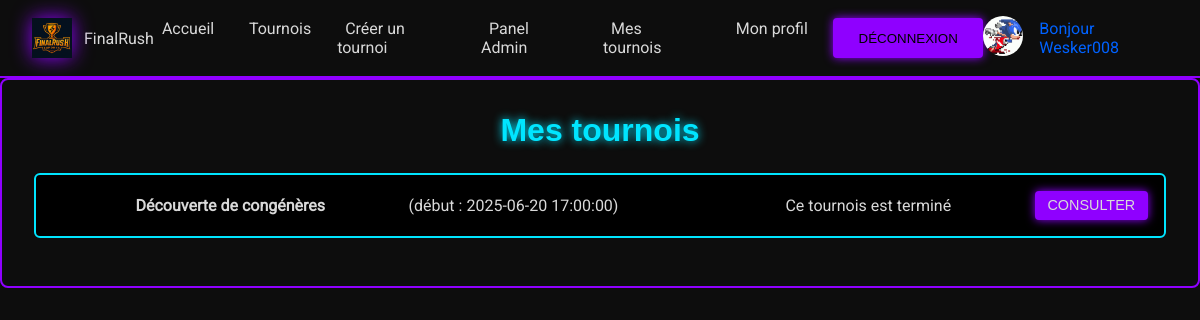
Page /myTournament.php (signed in) on the committed database.
### tables this page shows
CREATE TABLE `users` (
  `id` int NOT NULL,
  `username` varchar(255) NOT NULL,
  `password` varchar(255) NOT NULL,
  `role` varchar(255) NOT NULL,
  `color` varchar(255) NOT NULL DEFAULT ' #FFFFFF ',
  `avatar` varchar(255) NOT NULL DEFAULT 'default-avatar.jpg'
);

CREATE TABLE `tournaments` (
  `id` int NOT NULL,
  `name` varchar(255) NOT NULL,
  `description` varchar(255) NOT NULL,
  `start_date` datetime NOT NULL,
  `created_at` datetime NOT NULL,
  `is_closed` tinyint(1) NOT NULL DEFAULT '0',
  `max_players` int NOT NULL DEFAULT '8',
  `game_id` int
);

### myTournament.php (the view, shortened to what this page needs)
<?php
include("essentiel.php");
include("nav.php");
?>
<!DOCTYPE html>
<html lang="en">
<head>
</head>
<body>
    <div class="my-tournaments">
    <h1>Mes tournois</h1>
    <ul>
    <?php
    $userId = $_SESSION['user_id'];
    $requestSelect = $bdd->prepare('SELECT t.id, t.name, t.start_date, t.is_closed
        FROM tournaments t
        INNER JOIN participants p ON t.id = p.tournament_id
        WHERE p.user_id = ?
        ORDER BY t.start_date DESC');
    $requestSelect->execute([$userId]);
    $tournaments = $requestSelect->fetchAll();
        if (empty($tournaments)) {
            echo "<li>Vous n'êtes inscrit à aucun tournoi.</li>";
        } else {?>
            <?php foreach ($tournaments as $t): ?>
                <li>
                    <span class="tittle"></span><strong><?= htmlspecialchars($t['name']) ?></strong></span><span class="date"> (début : <?= htmlspecialchars($t['start_date']) ?>)</span>
                    <br>
                    <?php if ($t['is_closed'] == 1): ?>
                        <span class="status">Ce tournois est terminé</span>
                    <?php endif; ?>
                        <form method="post" action="" style="display:inline">
                    <form method="post" action="" style="display:inline">
                        <div class="actions">
                            <a href="participant.php?tournament_id=<?= $t['id'] ?>" class="consult">Consulter</a>
                        </div>
                    </form>
                </li>
            <?php endforeach;} ?>
    </ul>
    </div>
</body>
</html>

### nav.php (shortened to what this page needs)
<?php
if (isset($_SESSION['user_id'])) {
  include_once("essentiel.php");
  $requestSelect = $bdd->prepare('
    SELECT avatar, color
      FROM users
     WHERE id = ?
  ');
  $requestSelect->execute([$_SESSION['user_id']]);
  $request = $requestSelect->fetch(PDO::FETCH_ASSOC) ?: [];
}
?>
<!DOCTYPE html>
<html lang="fr">
<head>
  <link rel="stylesheet" href="assets/css/style.css">
</head>
<body>
  <header class="navbar">
    <div class="logo">
      <a href="index.php">
        <img src="assets/img/logo.png" alt="FinalRush" class="logo-img">
        <p class="logo-text">FinalRush</p>
      </a>
    </div>
    <ul class="nav-links" id="nav-links">
      <li><a href="index.php">Accueil</a></li>
      <li><a href="tournaments.php">Tournois</a></li>
      <?php if (!empty($_SESSION['user_id'])): ?>
        <?php if ($_SESSION['role'] === 'admin'): ?>
          <li><a href="create_tournament.php">Créer un tournoi</a></li>
          <li><a href="Admin-Panel.php">Panel Admin</a></li>
        <?php endif; ?>
        <li><a href="myTournament.php">Mes tournois</a></li>
        <li><a href="profile.php">Mon profil</a></li>
        <li>
          <form action="deconexion.php" method="post" style="display:inline">
            <button type="submit" class="button">Déconnexion</button>
          </form>
        </li>
      <?php else: ?>
        <li><a href="inscription.php">Inscription</a></li>
        <li><a href="connexion.php" class="button">Connexion</a></li>
      <?php endif; ?>
    </ul>
    <div class="navbar-user">
      <?php if (!empty($_SESSION['user_id'])): ?>
        <div class="nav-avatars-container">
          <a href="profile.php">
            <img
              src="uploads/avatars/<?= htmlspecialchars($request['avatar']   ?? 'default.png', ENT_QUOTES) ?>"
              alt="Avatar"
              class="nav-avatar"
            >
          </a>
        </div>
        <?php
          $usernameColor = $request['color'] ?? '#d9d9d9';
        ?>
        <span class="username-nav" style="color:<?= htmlspecialchars($usernameColor, ENT_QUOTES) ?>;">
          Bonjour <?= htmlspecialchars($_SESSION['username'], ENT_QUOTES) ?>
        </span>
      <?php else: ?>
        <span>Bonjour Invité</span>
      <?php endif; ?>
    </div>
  </header>
</body>
</html>

### assets/css/style.css (style rules this page uses)
* { margin: 0; padding: 0; box-sizing: border-box; }
body { background: #0d0d0d; color: #d9d9d9; font-family: "Roboto", "Rajdhani", "Exo", sans-serif; }
.button, .page-inscription .btn-enregistrer { display: inline-block; background: #8f00ff; color: #000; font-family: "Orbitron", "Audiowide", sans-serif; padding: 0.8rem 1.6rem; border: none; border-radius: 4px; box-shadow: 0 0 10px #8f00ff; text-transform: uppercase; cursor: pointer; transition: background 0.2s ease-in-out, box-shadow 0.2s ease-in-out; }
.navbar { display: flex; align-items: center; justify-content: space-between; background: #0d0d0d; padding: 1rem 2rem; border-bottom: 2px solid #8f00ff; box-shadow: 0 2px 8px rgba(0, 0, 0, 0.5); }
.navbar .logo a { display: flex; align-items: center; text-decoration: none; color: #d9d9d9; }
.navbar .logo a .logo-img { height: 40px; margin-right: 0.75rem; filter: drop-shadow(0 0 10px #8f00ff); }
.navbar .nav-links { display: flex; align-items: center; gap: 1.5rem; list-style: none; margin: 0; padding: 0; }
.navbar .nav-links li a { position: relative; font-family: "Roboto", "Rajdhani", "Exo", sans-serif; color: #d9d9d9; text-decoration: none; padding: 0.5rem; transition: color 0.2s ease-in-out; }
.navbar .nav-links li a::after { content: ""; position: absolute; left: 0; bottom: -4px; width: 100%; height: 2px; background: #00e5ff; transform: scaleX(0); transform-origin: left; transition: transform 0.2s ease-in-out; }
.navbar .navbar-user { display: flex; align-items: center; gap: 1rem; }
.navbar .navbar-user span { font-family: "Roboto", "Rajdhani", "Exo", sans-serif; color: #d9d9d9; }
.nav-avatar { width: 40px; height: 40px; border-radius: 50%; overflow: hidden; }
.my-tournaments { padding: 2rem; background: #0d0d0d; color: #d9d9d9; border: 2px solid #8f00ff; border-radius: 8px; box-shadow: 0 0 10px 0 0 10px #8f00ff; font-family: "Roboto", "Rajdhani", "Exo", sans-serif; }
.my-tournaments h1 { font-family: "Orbitron", "Audiowide", sans-serif; color: #00e5ff; text-align: center; margin-bottom: 1.5rem; text-shadow: 0 0 10px #00e5ff; }
.my-tournaments ul { list-style: none; padding: 0; }
.my-tournaments ul li { display: flex; align-items: center; justify-content: space-between; background: rgb(0.25, 0.25, 0.25); border: 2px solid #00e5ff; border-radius: 6px; padding: 1rem; margin-bottom: 1rem; box-shadow: 0 0 6px 0 0 10px #00e5ff; }
.my-tournaments .actions { display: flex; align-items: center; gap: 0.75rem; }
a.consult, button.delete { display: inline-block; background: #8f00ff; color: #000; font-family: "Orbitron", "Audiowide", sans-serif; padding: 0.8rem 1.6rem; border: none; border-radius: 4px; box-shadow: 0 0 10px #8f00ff; text-transform: uppercase; cursor: pointer; transition: background 0.2s ease-in-out, box-shadow 0.2s ease-in-out; font-size: 0.9rem; padding: 0.4rem 0.8rem; }
a.consult { background: #8f00ff; color: #d9d9d9; text-decoration: none; }

### rows in the picture
users: avatar (picture)
tournaments: name "Découverte de congénères", start_date "2025-06-20 17:00:00", is_closed "Ce tournois est terminé"

### other values in the picture
$_SESSION['username'] "Wesker008"
